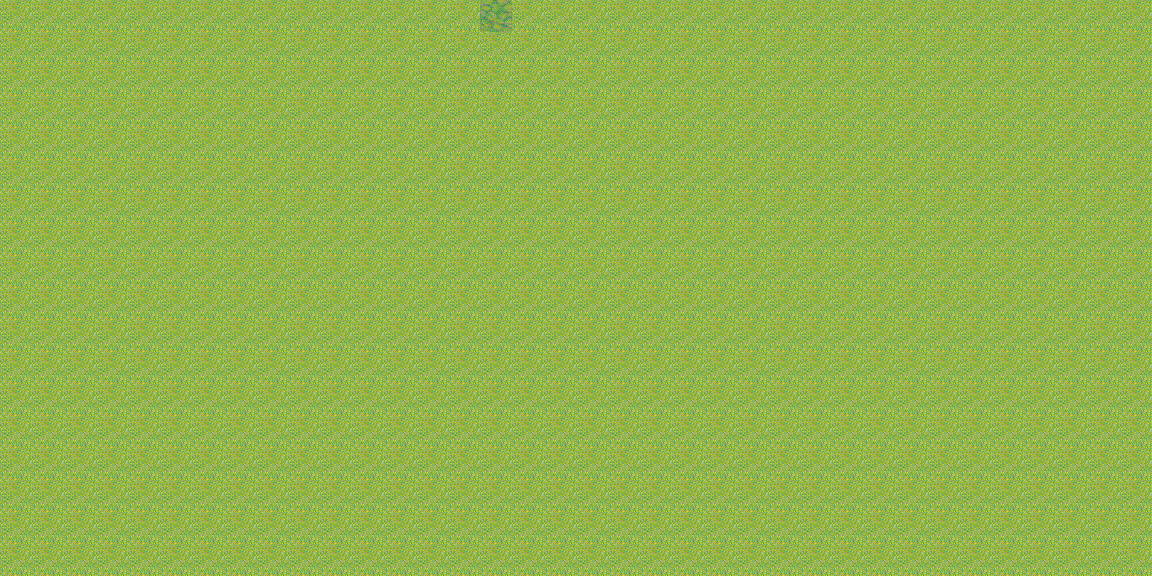

Rendered tile map (Tiled .tmx) drawn with the repository's tilesets; below, a short description and the map source with its tile grids summarised:
An orthogonal 36x18 tile map with 32x32 px tiles, 6 tile layers (Tile Layer 1, Tile Layer 2, Tile Layer 3, Tile Layer 4, ...) and 2 objects (player, event).

<map version="1.0" tiledversion="1.0.2" orientation="orthogonal" renderorder="right-down" width="36" height="18" tilewidth="32" tileheight="32" nextobjectid="3">
 <properties>
  <property name="encounters" type="bool" value="true" />
 </properties>
 <tileset firstgid="1" source="RPGmakerXPMegaTileset_Edited.tsx" />
 <layer name="Tile Layer 1" width="36" height="18">
  <data>[648 cells, 648 non-empty, 2 distinct tile ids]</data>
 </layer>
 <layer name="Tile Layer 2" width="36" height="18">
  <data>[648 cells, 0 non-empty, 0 distinct tile ids]</data>
 </layer>
 <layer name="Tile Layer 3" width="36" height="18">
  <data>[648 cells, 0 non-empty, 0 distinct tile ids]</data>
 </layer>
 <layer name="Tile Layer 4" width="36" height="18">
  <data>[648 cells, 0 non-empty, 0 distinct tile ids]</data>
 </layer>
 <layer name="Tile Layer 5" width="36" height="18">
  <data>[648 cells, 0 non-empty, 0 distinct tile ids]</data>
 </layer>
 <layer name="Tile Layer 6" width="36" height="18">
  <data>[648 cells, 0 non-empty, 0 distinct tile ids]</data>
 </layer>
 <objectgroup name="Object Layer 1">
  <object id="1" name="player" type="player" x="480" y="192" width="32" height="32" />
  <object id="2" name="event" type="event" x="480" y="0" width="32" height="14">
   <properties>
    <property name="destination" value="home_exterior" />
   </properties>
  </object>
 </objectgroup>
</map>
